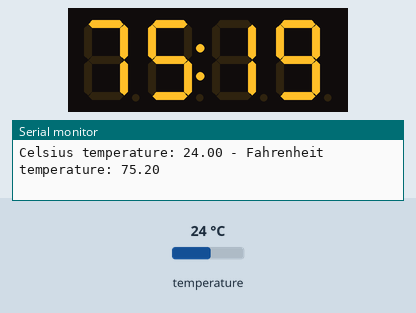
Bench run of a sketch on a simulated Arduino Uno, built with avr-gcc and run on an emulated ATmega328P. On the bench: 4-digit seven-segment display, the last lines printed to the serial monitor. The test bench sets the inputs (shaded band); at power-on: temperature 24 °C.

Above: at 1.6 s.
1.7 s: temperature set to 12 °C
At 3.8 s:
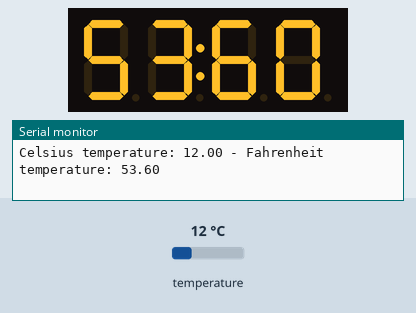
4.1 s: temperature set to 19 °C
At 5.6 s:
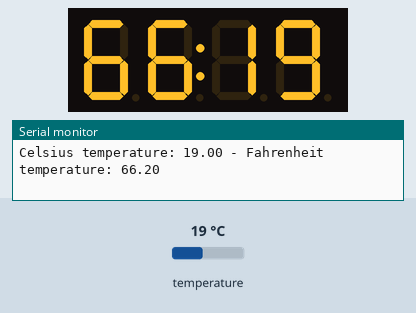
5.9 s: temperature set to 28 °C
At 7.4 s:
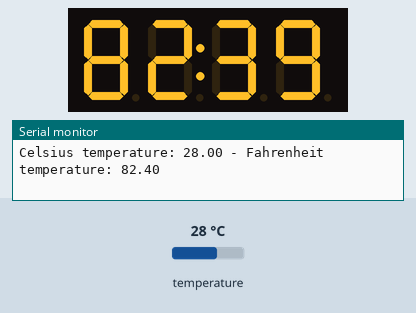
Timing chart, 0 to 8.9 s (numbered marks = the images above; inputs shaded):
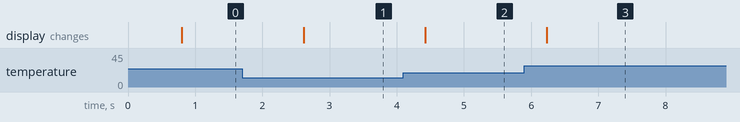

The sketch:

TempSensTest_withSevenSegment.ino
```cpp
#include <OneWire.h>
#include <DallasTemperature.h>
#include <TM1637Display.h>

// Data wire is conntec to the Arduino digital pin 4
#define ONE_WIRE_BUS 21
#define CLK 19
#define DIO 18


TM1637Display display(CLK,DIO);
float temp = 0.0;
// Setup a oneWire instance to communicate with any OneWire devices
OneWire oneWire(ONE_WIRE_BUS);

// Pass our oneWire reference to Dallas Temperature sensor
DallasTemperature sensors(&oneWire);

void setup(void)
{
  // Start serial communication for debugging purposes
  Serial.begin(9600);
  // Start up the library
  sensors.begin();
  display.setBrightness(0x0f);
  updateDisplay();
}
void updateDisplay() {
  int displayTemp = temp*100;
  display.showNumberDecEx(displayTemp, 0b01000000, true);

}
void loop(void){
  // Call sensors.requestTemperatures() to issue a global temperature and Requests to all devices on the bus
  sensors.requestTemperatures();
  temp = sensors.getTempFByIndex(0);
  updateDisplay();
  Serial.print("Celsius temperature: ");
  // Why "byIndex"? You can have more than one IC on the same bus. 0 refers to the first IC on the wire
  Serial.print(sensors.getTempCByIndex(0));
  Serial.print(" - Fahrenheit temperature: ");
  Serial.println(sensors.getTempFByIndex(0));
  delay(1000);
}
```

Measured:
- after the input at 1.7 s, the display: changes after 0.91 s (image 1)
- after the input at 4.1 s, the display: changes after 0.32 s (image 2)
- after the input at 5.9 s, the display: changes after 0.33 s (image 3)
